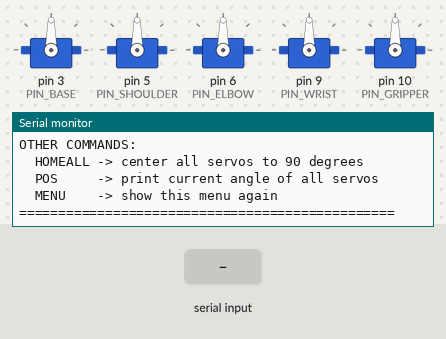
Simulated run of this sketch. Board: Arduino Nano, built with avr-gcc and run on an emulated ATmega328P. Shown: 5 × servo, the last lines printed to the serial monitor. The inputs (shaded band) are chosen by the test bench.

Above: at 1.8 s.
1.9 s: "POS\n" received over Serial
At 2.4 s:
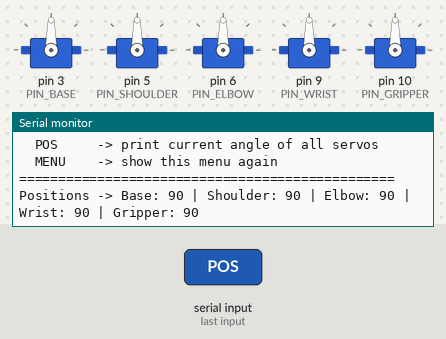
3.4 s: "HOMEALL\n" received over Serial
At 4.6 s:
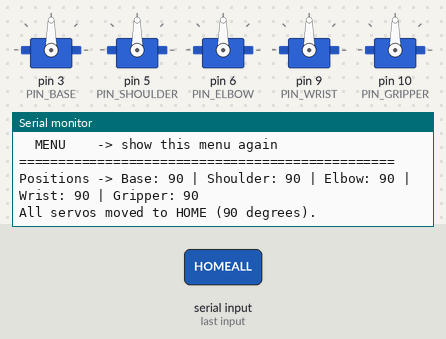
4.9 s: "EXIT\n" received over Serial
At 5.9 s:
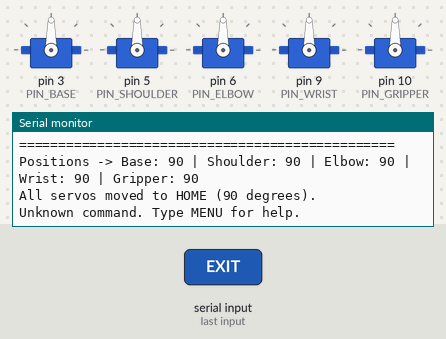

The sketch:

4dof-arm.ino
```cpp
/*
  4-DOF Robotic Arm Controller (Arduino Nano)
  5 Servos: Base, Shoulder, Elbow, Wrist, Gripper
  All servos are 180-degree servos, assembled/centered at 90 degrees.

  Controlled over Serial Monitor (9600 baud, line ending = Newline).

  TWO MODES:
    1) SINGLE TEST MODE  - move and tune one servo at a time
    2) FULL CONTROL MODE - move all servos together with one command

  ---------------- SERIAL COMMANDS ----------------
  MENU                 -> show the menu again

  --- Single servo test mode ---
  T1                   -> select servo 1 (Base)      for testing
  T2                   -> select servo 2 (Shoulder)  for testing
  T3                   -> select servo 3 (Elbow)     for testing
  T4                   -> select servo 4 (Wrist)     for testing
  T5                   -> select servo 5 (Gripper)   for testing
  <number 0-180>       -> once a servo is selected (T1..T5), just type an
                          angle and press Enter to move ONLY that servo
  HOME                 -> send the selected servo back to 90 degrees
  EXIT                 -> leave single test mode

  --- Full control mode (all 5 servos in one line) ---
  B90 S90 E90 W90 G90  -> set Base, Shoulder, Elbow, Wrist, Gripper angles
                          in one command (order fixed: B S E W G).
                          You don't need to include all five letters;
                          only the ones you type will move, e.g: B45 E120
  HOMEALL              -> send all 5 servos to 90 degrees (center/assembly pose)
  POS                  -> print the current angle of all servos
  --------------------------------------------------
*/

#include <Servo.h>

// ---------- Pin configuration ----------
const uint8_t PIN_BASE     = 3;
const uint8_t PIN_SHOULDER = 5;
const uint8_t PIN_ELBOW    = 6;
const uint8_t PIN_WRIST    = 9;
const uint8_t PIN_GRIPPER  = 10;

const uint8_t NUM_SERVOS = 5;

Servo servos[NUM_SERVOS];
const uint8_t servoPins[NUM_SERVOS] = { PIN_BASE, PIN_SHOULDER, PIN_ELBOW, PIN_WRIST, PIN_GRIPPER };
const char*   servoNames[NUM_SERVOS] = { "Base", "Shoulder", "Elbow", "Wrist", "Gripper" };
int           servoAngle[NUM_SERVOS]; // last commanded angle of each servo

const int HOME_ANGLE = 90; // matches how the arm was physically assembled
const int ANGLE_MIN  = 0;
const int ANGLE_MAX  = 180;

// ---------- Mode state ----------
bool    singleTestMode   = false;
int8_t  selectedServo    = -1; // index into servos[], -1 = none selected

String inputLine = "";

void setup() {
  Serial.begin(9600);

  for (uint8_t i = 0; i < NUM_SERVOS; i++) {
    servos[i].attach(servoPins[i]);
    servoAngle[i] = HOME_ANGLE;
    servos[i].write(HOME_ANGLE); // start every servo at its assembled 90-degree position
  }

  printMenu();
}

void loop() {
  while (Serial.available() > 0) {
    char c = Serial.read();
    if (c == '\n' || c == '\r') {
      if (inputLine.length() > 0) {
        handleCommand(inputLine);
        inputLine = "";
      }
    } else {
      inputLine += c;
    }
  }
}

// ---------------- Command handling ----------------

void handleCommand(String line) {
  line.trim();
  if (line.length() == 0) return;

  String upper = line;
  upper.toUpperCase();

  if (upper == "MENU") {
    printMenu();
    return;
  }

  if (upper == "POS") {
    printPositions();
    return;
  }

  if (upper == "HOMEALL") {
    for (uint8_t i = 0; i < NUM_SERVOS; i++) moveServo(i, HOME_ANGLE);
    Serial.println(F("All servos moved to HOME (90 degrees)."));
    return;
  }

  // --- Enter single-servo test mode: T1..T5 ---
  if (upper.length() == 2 && upper.charAt(0) == 'T' && isDigit(upper.charAt(1))) {
    int idx = upper.charAt(1) - '1'; // T1 -> 0
    if (idx >= 0 && idx < NUM_SERVOS) {
      singleTestMode = true;
      selectedServo = idx;
      Serial.print(F("-- TEST MODE: "));
      Serial.print(servoNames[idx]);
      Serial.println(F(" selected. Type an angle (0-180) and press Enter."));
      Serial.println(F("   Type HOME to center it, EXIT to leave test mode."));
    } else {
      Serial.println(F("Invalid servo number. Use T1 to T5."));
    }
    return;
  }

  // --- While inside single test mode ---
  if (singleTestMode) {
    if (upper == "EXIT") {
      Serial.print(F("Exiting test mode for "));
      Serial.println(servoNames[selectedServo]);
      singleTestMode = false;
      selectedServo = -1;
      return;
    }
    if (upper == "HOME") {
      moveServo(selectedServo, HOME_ANGLE);
      Serial.print(servoNames[selectedServo]);
      Serial.println(F(" -> HOME (90 deg)"));
      return;
    }
    if (isNumber(line)) {
      int angle = line.toInt();
      if (setAngleChecked(selectedServo, angle)) {
        Serial.print(servoNames[selectedServo]);
        Serial.print(F(" -> "));
        Serial.print(servoAngle[selectedServo]);
        Serial.println(F(" deg"));
      }
      return;
    }
    Serial.println(F("Unknown input. Type an angle (0-180), HOME, or EXIT."));
    return;
  }

  // --- Full control mode: e.g. "B90 S90 E90 W90 G90" ---
  if (parseFullCommand(upper)) {
    return;
  }

  Serial.println(F("Unknown command. Type MENU for help."));
}

// Parses tokens like B90, S45, E120, W10, G0 from one line.
// Returns true if at least one valid token was found and applied.
bool parseFullCommand(String upper) {
  bool appliedAny = false;
  int start = 0;
  int len = upper.length();

  while (start < len) {
    char letter = upper.charAt(start);
    int servoIndex = letterToServoIndex(letter);

    if (servoIndex == -1) {
      start++;
      continue;
    }

    int numStart = start + 1;
    int numEnd = numStart;
    while (numEnd < len && (isDigit(upper.charAt(numEnd)))) numEnd++;

    if (numEnd > numStart) {
      int angle = upper.substring(numStart, numEnd).toInt();
      if (setAngleChecked(servoIndex, angle)) {
        appliedAny = true;
      }
      start = numEnd;
    } else {
      start++;
    }
  }

  if (appliedAny) {
    printPositions();
  }
  return appliedAny;
}

int letterToServoIndex(char letter) {
  switch (letter) {
    case 'B': return 0; // Base
    case 'S': return 1; // Shoulder
    case 'E': return 2; // Elbow
    case 'W': return 3; // Wrist
    case 'G': return 4; // Gripper
    default:  return -1;
  }
}

bool setAngleChecked(int servoIndex, int angle) {
  if (angle < ANGLE_MIN || angle > ANGLE_MAX) {
    Serial.print(F("Angle out of range (0-180): "));
    Serial.println(angle);
    return false;
  }
  moveServo(servoIndex, angle);
  return true;
}

void moveServo(int servoIndex, int angle) {
  servos[servoIndex].write(angle);
  servoAngle[servoIndex] = angle;
}

bool isNumber(String s) {
  if (s.length() == 0) return false;
  for (unsigned int i = 0; i < s.length(); i++) {
    if (!isDigit(s.charAt(i))) return false;
  }
  return true;
}

// ---------------- Helper output ----------------

void printPositions() {
  Serial.print(F("Positions -> "));
  for (uint8_t i = 0; i < NUM_SERVOS; i++) {
    Serial.print(servoNames[i]);
    Serial.print(F(": "));
    Serial.print(servoAngle[i]);
    if (i < NUM_SERVOS - 1) Serial.print(F(" | "));
  }
  Serial.println();
}

void printMenu() {
  Serial.println(F("================================================"));
  Serial.println(F(" 4-DOF Robotic Arm Controller (Arduino Nano)"));
  Serial.println(F("================================================"));
  Serial.println(F("SINGLE SERVO TEST MODE:"));
  Serial.println(F("  T1 = Base, T2 = Shoulder, T3 = Elbow, T4 = Wrist, T5 = Gripper"));
  Serial.println(F("  After selecting, type an angle (0-180), or HOME, or EXIT"));
  Serial.println();
  Serial.println(F("FULL CONTROL MODE (move several at once):"));
  Serial.println(F("  B<angle> S<angle> E<angle> W<angle> G<angle>"));
  Serial.println(F("  Example: B90 S90 E90 W90 G90"));
  Serial.println(F("  You can send only the ones you want, e.g: B45 E120"));
  Serial.println();
  Serial.println(F("OTHER COMMANDS:"));
  Serial.println(F("  HOMEALL -> center all servos to 90 degrees"));
  Serial.println(F("  POS     -> print current angle of all servos"));
  Serial.println(F("  MENU    -> show this menu again"));
  Serial.println(F("================================================"));
}
```

Measured:
- after the input at 1.9 s, the serial monitor: prints a new line at once (image 1)
- after the input at 3.4 s, the serial monitor: prints a new line at once (image 2)
- after the input at 4.9 s, the serial monitor: prints a new line at once (image 3)
